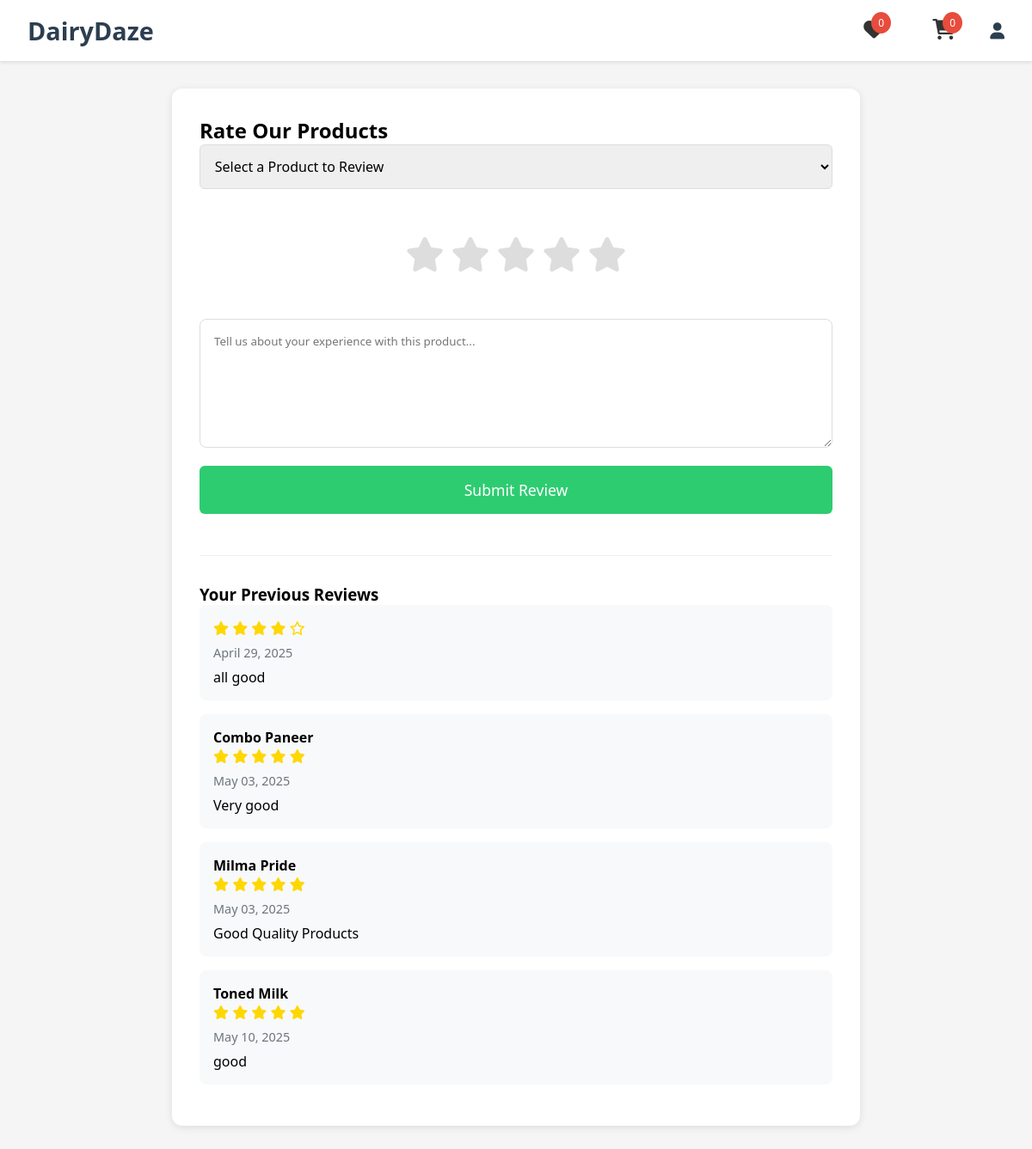
The page /customer/review/ (signed in) on the database its author committed.
### store/models.py (models this page shows, shortened)
class Review(models.Model):
    user = models.ForeignKey(user_models.User,on_delete=models.SET_NULL,blank=True,null=True)
    product = models.ForeignKey(Product, on_delete=models.SET_NULL,blank=True,null=True,related_name="reviews")
    review = models.TextField(null=True, blank=True)
    reply = models.TextField(null=True,blank=True)
    rating = models.IntegerField(choices=RATING,default=None)
    active = models.BooleanField(default=False)
    date = models.DateTimeField(auto_now_add=True)

class Product(models.Model):
    name = models.CharField(max_length=100)
    image = models.ImageField(upload_to="images", null=True, blank=True)
    description = CKEditor5Field('Text', config_name='extends')
    category = models.ForeignKey(Category, on_delete=models.SET_NULL,null=True, blank=True)
    price = models.DecimalField(max_digits=12,decimal_places=2,default=0.00, null=True, blank=True, verbose_name="Sale Price")
    regular_price = models.DecimalField(max_digits=12,decimal_places=2,default=0.00, null=True, blank=True, verbose_name="Regular Price")
    stock = models.PositiveIntegerField(default=0, null=True, blank=True)
    shipping = models.DecimalField(max_digits=12,decimal_places=2,default=0.00, null=True, blank=True, verbose_name="Shipping Amount")
    status = models.CharField(choices=STATUS,max_length=50,default="Published")
    featured = models.BooleanField(default=False, verbose_name="Marketplace Featured")
    subbranch = models.ForeignKey(user_models.User, on_delete=models.SET_NULL,null=True,blank=True)
    sku = ShortUUIDField(unique=True, length=5, max_length=50,prefix="SKU",alphabet="1234567890")
    slug = models.SlugField(null=True,blank=True)
    date = models.DateTimeField(default=timezone.now)
    unit = models.CharField(max_length=50, null=True, blank=True, help_text="e.g., kg, litre, piece")
    total_orders = models.PositiveIntegerField(default=0, help_text="Auto-updated number of orders placed for this product")
    created_at = models.DateTimeField(default=timezone.now)
    updated_at = models.DateTimeField(auto_now=True)
    class Meta:
        ordering = ['-id']
        verbose_name_plural = "Products"

### customer/views.py (the view)
# urls.py: path('review/', views.review_page, name='review'),
@login_required
def review_page(request):
    products = Product.objects.all()
    user_reviews = Review.objects.filter(user=request.user)  # Remove active filter
    return render(request, 'review.html', {
        'products': products,
        'user_reviews': user_reviews,
    })

### templates/review.html (shortened to what this page needs)
{% load static %}
<!DOCTYPE html>
<html lang="en">
<head>
    <link rel="stylesheet" href="{% static 'css/product1.css' %}">
    <link href="https://cdnjs.cloudflare.com/ajax/libs/font-awesome/6.0.0/css/all.min.css" rel="stylesheet">
</head>
<body>
    {% include 'nav.html' %}
    <div class="review-container">
        <h2 class="text-center">Rate Our Products</h2>
        <form id="reviewForm" method="POST" action="{% url 'customer:submit_review' %}">
            <select class="product-select" name="product_id" required>
                <option value="">Select a Product to Review</option>
            </select>
            <div class="star-rating">
                <label for="star5" title="5 stars"><i class="fas fa-star"></i></label>
                <label for="star4" title="4 stars"><i class="fas fa-star"></i></label>
                <label for="star3" title="3 stars"><i class="fas fa-star"></i></label>
                <label for="star2" title="2 stars"><i class="fas fa-star"></i></label>
                <label for="star1" title="1 star"><i class="fas fa-star"></i></label>
            </div>
            <textarea class="review-text" name="review" placeholder="Tell us about your experience with this product..." required></textarea>
            <button type="submit" class="submit-review">Submit Review</button>
        </form>
        {% if user_reviews %}
        <div class="previous-reviews">
            <h3>Your Previous Reviews</h3>
            {% for review in user_reviews %}
            <div class="review-item">
                <h4>{{ review.product.name }}</h4>
                <div class="stars">
                    {% for i in "12345"|make_list %}
                        {% if forloop.counter <= review.rating %}
                            <i class="fas fa-star"></i>
                        {% else %}
                            <i class="far fa-star"></i>
                        {% endif %}
                    {% endfor %}
                </div>
                <div class="date">{{ review.date|date:"F d, Y" }}</div>
                <p>{{ review.review }}</p>
            </div>
            {% endfor %}
        </div>
        {% else %}
        <div class="no-reviews">
            <p>You haven't submitted any reviews yet.</p>
        </div>
        {% endif %}
    </div>
</body>
</html>

### static/css/product1.css (style rules this page uses)
* { margin: 0; padding: 0; box-sizing: border-box; font-family: 'Segoe UI', Tahoma, Geneva, Verdana, sans-serif; }
body { background-color: #f5f5f5; }

### templates/review.html (style rules this page uses)
.review-container { max-width: 800px; margin: 2rem auto; padding: 2rem; background: white; border-radius: 12px; box-shadow: 0 2px 10px rgba(0,0,0,0.1); }
.star-rating { display: flex; flex-direction: row-reverse; justify-content: center; gap: 0.5rem; margin: 2rem 0; }
.star-rating label { font-size: 2.5rem; color: #ddd; cursor: pointer; transition: color 0.2s; }
.review-text { width: 100%; min-height: 150px; padding: 1rem; margin: 1rem 0; border: 1px solid #ddd; border-radius: 8px; resize: vertical; }
.submit-review { background-color: #2ecc71; color: white; border: none; padding: 1rem 2rem; border-radius: 6px; cursor: pointer; width: 100%; font-size: 1.1rem; transition: background-color 0.3s; }
.product-select { width: 100%; padding: 0.8rem; margin-bottom: 1rem; border: 1px solid #ddd; border-radius: 6px; font-size: 1rem; }
.previous-reviews { margin-top: 3rem; padding-top: 2rem; border-top: 1px solid #eee; }
.review-item { background: #f8f9fa; padding: 1rem; margin-bottom: 1rem; border-radius: 8px; }
.review-item .stars { color: #ffd700; margin-bottom: 0.5rem; }
.review-item .date { color: #6c757d; font-size: 0.9rem; margin-bottom: 0.5rem; }

### rows shown on the page
Review: rating 4 (drawn), date "April 29, 2025", review "all good"
Review: product.name "Combo Paneer", rating 5 (drawn), date "May 03, 2025", review "Very good"
Review: product.name "Milma Pride", rating 5 (drawn), date "May 03, 2025", review "Good Quality Products"
Review: product.name "Toned Milk", rating 5 (drawn), date "May 10, 2025", review "good"

### other values the page prints
{{ wishlist_items|length }} "0"
{{ cart_items|length }} "0"
